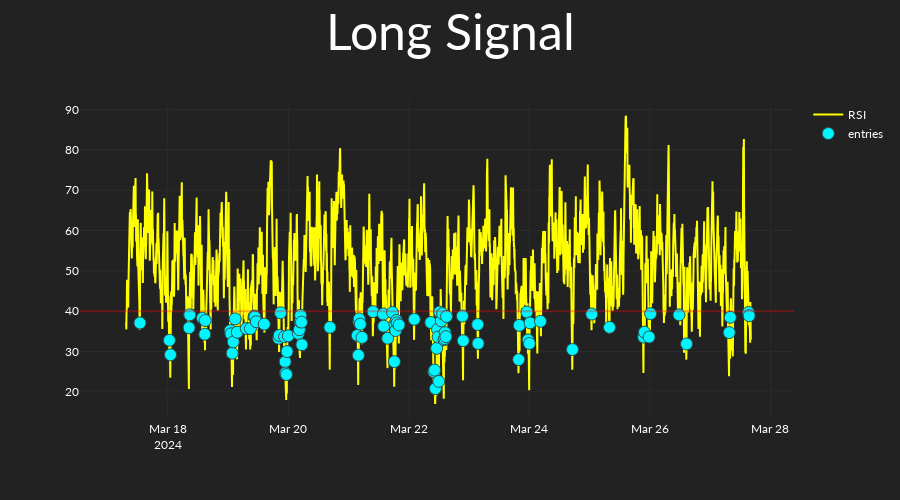

The code cell stored with this chart in its notebook:
### Code cell
long_strat = RSIRisingFalling(
    long_short="long",
    rsi_length=np.array([14]),
    rsi_is_below=np.array([40, 60, 80]),
)
long_strat.set_entries_exits_array(
    candles=candles,
    ind_set_index=0,
)
long_strat.plot_signals(candles=candles)

### Figure 1 — Plotly figure (JSON) as saved in the notebook; plotly's stock layout.template omitted (floating-point values rounded to 4 significant figures; data arrays with more than 128 entries replaced by an {"elided": "..."} marker saying what was removed)
{"data": [{"line": {"color": "yellow"}, "name": "RSI", "type": "scatter", "x": {"elided": "3000 str values"}, "y": {"elided": "3000 float values"}}, {"marker": {"color": "#00F6FF", "line": {"color": "DarkSlateGrey", "width": 1}, "size": 12, "symbol": "circle"}, "mode": "markers", "name": "entries", "type": "scatter", "x": {"elided": "3000 str values"}, "y": {"elided": "3000 float values"}}], "layout": {"height": 500, "shapes": [{"line": {"color": "red"}, "opacity": 0.3, "type": "line", "x0": 0, "x1": 1, "xref": "x domain", "y0": 40, "y1": 40, "yref": "y"}], "title": {"font": {"size": 50}, "text": "Long Signal", "x": 0.5, "xanchor": "center"}, "xaxis": {"rangeslider": {"visible": false}}}}
